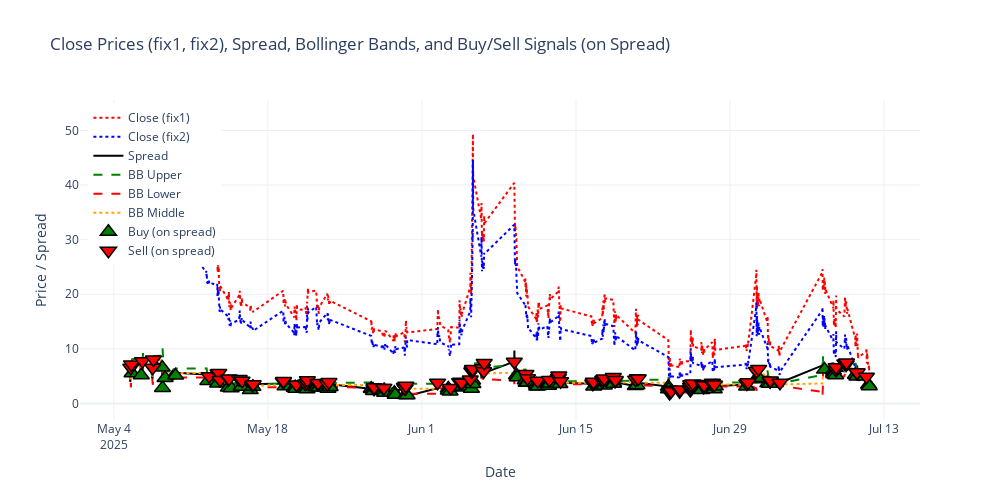

Notebook source saved alongside this figure:
### Code cell
# --- Install dependencies if needed ---
# !pip install ib_insync nest_asyncio pandas_datareader plotly filterpy arch

# Simplify all the features for KNN, and set it to trade based on specifc HMM -- maybe even just apply to stock or single option, make the data pull fast and minimize run time. Use Gamma, theta, IV garch, MACD, Bollinger, RSI, maybe an SMA filter, lorentzian knn
import nest_asyncio
nest_asyncio.apply()

import asyncio
from ib_insync import *
import pandas as pd
import numpy as np
from filterpy.kalman import KalmanFilter
from scipy.stats import norm
from scipy.optimize import brentq
import pandas_datareader.data as web
import datetime
import plotly.graph_objects as go

# --- PARAMETERS ---
numbars = 3600
durationStr = '7 D'
barSizeSetting = '5 mins'
symbol1 = 'TSLA'
lastTradeDateOrContractMonth1 = '20250718'
strike1 = 310
right1 = 'P'
symbol2 = 'TSLA'
lastTradeDateOrContractMonth2 = '20250718'
strike2 = 300
right2 = 'P'

# --- FETCH FUNCTION ---
async def fetch_option(symbol, lastTradeDateOrContractMonth, strike, right, num_bars):
    ib = IB()
    await ib.connectAsync('127.0.0.1', 7496, clientId=np.random.randint(1000, 10000))
    option_contract = Option(
        symbol=symbol,
        lastTradeDateOrContractMonth=lastTradeDateOrContractMonth,
        strike=strike,
        right=right,
        exchange='SMART',
        currency='USD'
    )
    await ib.qualifyContractsAsync(option_contract)
    stock_contract = Stock(symbol, 'SMART', 'USD')
    await ib.qualifyContractsAsync(stock_contract)
    all_bars = []
    end_time = ''
    while len(all_bars) < num_bars:
        bars = await ib.reqHistoricalDataAsync(
            contract=option_contract,
            endDateTime=end_time,
            durationStr=durationStr,
            barSizeSetting=barSizeSetting,
            whatToShow='TRADES',
            useRTH=True,
            formatDate=1
        )
        if not bars:
            print("No more bars available.")
            break
        all_bars = bars + all_bars
        end_time = (bars[0].date - pd.Timedelta(minutes=1)).strftime('%Y%m%d %H:%M:%S')
        await asyncio.sleep(10)
    all_bars = all_bars[-num_bars:]
    df = util.df(all_bars)
    df.set_index('date', inplace=True)
    stock_bars = await ib.reqHistoricalDataAsync(
        contract=stock_contract,
        endDateTime='',
        durationStr=durationStr,
        barSizeSetting=barSizeSetting,
        whatToShow='TRADES',
        useRTH=True,
        formatDate=1
    )
    stock_df = util.df(stock_bars)
    stock_df.set_index('date', inplace=True)
    df['stock price'] = stock_df['close'].reindex(df.index, method='ffill')
    df.rename(columns={
        'close': 'Close',
        'volume': 'Volume',
        'stock price': 'Stock Price'
    }, inplace=True)
    ib.disconnect()
    return df

# --- GET RISK-FREE RATE ---
start = datetime.datetime(2025, 6, 1)
end = datetime.datetime(2025, 6, 9)
rate = web.DataReader('DGS1MO', 'fred', start, end)
rfr = rate.iloc[-1, 0]  # Last available value as a scalar

# --- MAIN LOGIC ---
async def main():
    datafix = await fetch_option(symbol1, lastTradeDateOrContractMonth1, strike1, right1, numbars)
    datafix2 = await fetch_option(symbol2, lastTradeDateOrContractMonth2, strike2, right2, numbars)
    datafix.index = datafix.index.tz_localize(None)
    datafix2.index = datafix2.index.tz_localize(None)
    datafix["spread"] = datafix["Close"] - datafix2["Close"]

    # --- Process datafix (with spread/Kalman) ---
    def process_option_df_with_spread(df, strike, right, lastTradeDateOrContractMonth, rfr):
        # Kalman Filter on spread
        kf = KalmanFilter(dim_x=2, dim_z=1)
        kf.x = np.array([df['spread'].iloc[0], 0.])
        kf.F = np.array([[1., .1], [0., 1.]])
        kf.H = np.array([[1., 0.]])
        kf.P *= 1000.
        kf.R = 1.
        kf.Q = np.eye(2)*0.05
        filtered_state_means = []
        for price in df['spread']:
            kf.predict()
            kf.update(price)
            filtered_state_means.append(kf.x[0])
        df['Kalman'] = filtered_state_means
        df["Kalman_Roc"] = df['Kalman'].pct_change() * 100
        # MACD
        def calculate_macd(df, close_col='Close', fast=12, slow=26, signal=9):
            ema_fast = df[close_col].ewm(span=fast, adjust=False).mean()
            ema_slow = df[close_col].ewm(span=slow, adjust=False).mean()
            macd = ema_fast - ema_slow
            signal_line = macd.ewm(span=signal, adjust=False).mean()
            macd_hist = macd - signal_line
            df['MACD'] = macd
            df['Signal'] = signal_line
            df['MACD_Hist'] = macd_hist
            return df
        df = calculate_macd(df)
        # Expiry and days to expiry
        expiry = pd.Timestamp(lastTradeDateOrContractMonth)
        df.index = df.index.tz_localize(None)
        df['days_to_expiry'] = (expiry - df.index).days.astype(float) + 1
        # Black-Scholes inputs
        df['strike'] = strike
        df['rfr'] = rfr / 100
        df['type'] = right.lower()
        # Black-Scholes IV calculation
        def black_scholes_price(S, K, T, r, sigma, option_type):
            d1 = (np.log(S / K) + (r + 0.5 * sigma ** 2) * T) / (sigma * np.sqrt(T))
            d2 = d1 - sigma * np.sqrt(T)
            if option_type == 'c':
                return S * norm.cdf(d1) - K * np.exp(-r * T) * norm.cdf(d2)
            else:
                return K * np.exp(-r * T) * norm.cdf(-d2) - S * norm.cdf(-d1)
        def implied_volatility_row(row):
            price = row['Close']
            S = row['Stock Price']
            K = row['strike']
            T = row['days_to_expiry'] / 365.0
            r = row['rfr']
            option_type = row['type']
            def objective(sigma):
                return black_scholes_price(S, K, T, r, sigma, option_type) - price
            try:
                return brentq(objective, 1e-6, 5.0)
            except Exception:
                return np.nan
        df['IV'] = df.apply(implied_volatility_row, axis=1)
        df["IVROC"] = df["IV"].pct_change() * 100
        return df

    # --- Process datafix2 (no spread/Kalman) ---
    def process_option_df_basic(df, strike, right, lastTradeDateOrContractMonth, rfr):
        def calculate_macd(df, close_col='Close', fast=12, slow=26, signal=9):
            ema_fast = df[close_col].ewm(span=fast, adjust=False).mean()
            ema_slow = df[close_col].ewm(span=slow, adjust=False).mean()
            macd = ema_fast - ema_slow
            signal_line = macd.ewm(span=signal, adjust=False).mean()
            macd_hist = macd - signal_line
            df['MACD'] = macd
            df['Signal'] = signal_line
            df['MACD_Hist'] = macd_hist
            return df
        df = calculate_macd(df)
        expiry = pd.Timestamp(lastTradeDateOrContractMonth)
        df.index = df.index.tz_localize(None)
        df['days_to_expiry'] = (expiry - df.index).days.astype(float) + 1
        df['strike'] = strike
        df['rfr'] = rfr / 100
        df['type'] = right.lower()
        def black_scholes_price(S, K, T, r, sigma, option_type):
            d1 = (np.log(S / K) + (r + 0.5 * sigma ** 2) * T) / (sigma * np.sqrt(T))
            d2 = d1 - sigma * np.sqrt(T)
            if option_type == 'c':
                return S * norm.cdf(d1) - K * np.exp(-r * T) * norm.cdf(d2)
            else:
                return K * np.exp(-r * T) * norm.cdf(-d2) - S * norm.cdf(-d1)
        def implied_volatility_row(row):
            price = row['Close']
            S = row['Stock Price']
            K = row['strike']
            T = row['days_to_expiry'] / 365.0
            r = row['rfr']
            option_type = row['type']
            def objective(sigma):
                return black_scholes_price(S, K, T, r, sigma, option_type) - price
            try:
                return brentq(objective, 1e-6, 5.0)
            except Exception:
                return np.nan
        df['IV'] = df.apply(implied_volatility_row, axis=1)
        df["IVROC"] = df["IV"].pct_change() * 100
        return df

    datafix = process_option_df_with_spread(datafix, strike1, right1, lastTradeDateOrContractMonth1, rfr)
    datafix2 = process_option_df_basic(datafix2, strike2, right2, lastTradeDateOrContractMonth2, rfr)

    # --- Calculate Bollinger Bands on Spread ---
    window = 20
    num_std = 2
    datafix['bb_middle'] = datafix['spread'].rolling(window=window).mean()
    datafix['bb_std'] = datafix['spread'].rolling(window=window).std()
    datafix['bb_upper'] = datafix['bb_middle'] + num_std * datafix['bb_std']
    datafix['bb_lower'] = datafix['bb_middle'] - num_std * datafix['bb_std']

    # --- Generate Buy/Sell/Hold Signals based on Bollinger Bands ---
    datafix['prev_spread'] = datafix['spread'].shift(1)
    datafix['prev_bb_lower'] = datafix['bb_lower'].shift(1)
    datafix['prev_bb_upper'] = datafix['bb_upper'].shift(1)
    buy_mask = (datafix['prev_spread'] > datafix['prev_bb_lower']) & (datafix['spread'] < datafix['bb_lower'])
    sell_mask = (datafix['prev_spread'] < datafix['prev_bb_upper']) & (datafix['spread'] > datafix['bb_upper'])
    datafix['bb_signal'] = 'hold'
    datafix.loc[buy_mask, 'bb_signal'] = 'buy'
    datafix.loc[sell_mask, 'bb_signal'] = 'sell'

    # --- Plotting ---
    fig = go.Figure()
    # Close price from datafix (main)
    fig.add_trace(go.Scatter(
        x=datafix.index, y=datafix["Close"],
        mode='lines', name='Close (fix1)', line=dict(color='red', dash='dot', width=2)
    ))
    # Close price from datafix2
    fig.add_trace(go.Scatter(
        x=datafix2.index, y=datafix2["Close"],
        mode='lines', name='Close (fix2)', line=dict(color='blue', width=2, dash='dot')
    ))
    # Spread (from datafix)
    fig.add_trace(go.Scatter(
        x=datafix.index, y=datafix["spread"],
        mode='lines', name='Spread', line=dict(color='black', width=2)
    ))
    # Bollinger Bands
    fig.add_trace(go.Scatter(
        x=datafix.index, y=datafix['bb_upper'],
        mode='lines', name='BB Upper', line=dict(color='green', dash='dash')
    ))
    fig.add_trace(go.Scatter(
        x=datafix.index, y=datafix['bb_lower'],
        mode='lines', name='BB Lower', line=dict(color='red', dash='dash')
    ))
    fig.add_trace(go.Scatter(
        x=datafix.index, y=datafix['bb_middle'],
        mode='lines', name='BB Middle', line=dict(color='orange', dash='dot')
    ))
    # Buy signals (green upward triangle) ON SPREAD
    buy_signals = datafix[datafix["bb_signal"] == "buy"]
    fig.add_trace(go.Scatter(
        x=buy_signals.index, y=buy_signals["spread"],
        mode='markers', name='Buy (on spread)',
        marker=dict(symbol='triangle-up', color='green', size=14, line=dict(color='black', width=1.5))
    ))
    # Sell signals (red downward triangle) ON SPREAD
    sell_signals = datafix[datafix["bb_signal"] == "sell"]
    fig.add_trace(go.Scatter(
        x=sell_signals.index, y=sell_signals["spread"],
        mode='markers', name='Sell (on spread)',
        marker=dict(symbol='triangle-down', color='red', size=14, line=dict(color='black', width=1.5))
    ))
    # Layout settings
    fig.update_layout(
        title="Close Prices (fix1, fix2), Spread, Bollinger Bands, and Buy/Sell Signals (on Spread)",
        xaxis_title="Date",
        yaxis_title="Price / Spread",
        legend=dict(x=0.01, y=0.99),
        hovermode='x unified',
        template='plotly_white',
        width=1000,
        height=500
    )
    fig.show()
    return datafix, datafix2

# --- Run everything (Jupyter-friendly) ---
datafix, datafix2 = await main()

### Figure 1 — Plotly figure (JSON) as saved in the notebook; plotly's stock layout.template omitted (floating-point values rounded to 4 significant figures; data arrays with more than 128 entries replaced by an {"elided": "..."} marker saying what was removed)
{"data": [{"line": {"color": "red", "dash": "dot", "width": 2}, "mode": "lines", "name": "Close (fix1)", "type": "scatter", "x": {"elided": "3600 str values"}, "y": {"elided": "3600 float values"}}, {"line": {"color": "blue", "dash": "dot", "width": 2}, "mode": "lines", "name": "Close (fix2)", "type": "scatter", "x": {"elided": "3600 str values"}, "y": {"elided": "3600 float values"}}, {"line": {"color": "black", "width": 2}, "mode": "lines", "name": "Spread", "type": "scatter", "x": {"elided": "3600 str values"}, "y": {"elided": "3600 float values"}}, {"line": {"color": "green", "dash": "dash"}, "mode": "lines", "name": "BB Upper", "type": "scatter", "x": {"elided": "3600 str values"}, "y": {"elided": "3600 float values"}}, {"line": {"color": "red", "dash": "dash"}, "mode": "lines", "name": "BB Lower", "type": "scatter", "x": {"elided": "3600 str values"}, "y": {"elided": "3600 float values"}}, {"line": {"color": "orange", "dash": "dot"}, "mode": "lines", "name": "BB Middle", "type": "scatter", "x": {"elided": "3600 str values"}, "y": {"elided": "3600 float values"}}, {"marker": {"color": "green", "line": {"color": "black", "width": 1.5}, "size": 14, "symbol": "triangle-up"}, "mode": "markers", "name": "Buy (on spread)", "type": "scatter", "x": ["2025-05-05T15:50:00", "2025-05-06T11:55:00", "2025-05-08T09:30:00", "2025-05-08T10:15:00", "2025-05-08T15:50:00", "2025-05-09T14:35:00", "2025-05-12T13:00:00", "2025-05-13T10:20:00", "2025-05-14T09:35:00", "2025-05-14T15:55:00", "2025-05-15T14:00:00", "2025-05-15T14:15:00", "2025-05-16T09:40:00", "2025-05-16T15:20:00", "2025-05-19T13:30:00", "2025-05-20T09:30:00", "2025-05-20T11:45:00", "2025-05-20T12:55:00", "2025-05-21T11:35:00", "2025-05-21T13:15:00", "2025-05-22T09:30:00", "2025-05-22T15:15:00", "2025-05-22T15:30:00", "2025-05-23T11:05:00", "2025-05-23T13:40:00", "2025-05-23T15:50:00", "2025-05-27T09:30:00", "2025-05-27T13:15:00", "2025-05-27T14:45:00", "2025-05-28T13:35:00", "2025-05-28T14:50:00", "2025-05-29T11:55:00", "2025-05-29T13:50:00", "2025-05-30T12:30:00", "2025-05-30T15:50:00", "2025-06-03T09:35:00", "2025-06-03T09:45:00", "2025-06-03T13:30:00", "2025-06-04T12:10:00", "2025-06-04T15:55:00", "2025-06-05T11:45:00", "2025-06-05T12:00:00", "2025-06-05T14:35:00", "2025-06-05T15:10:00", "2025-06-09T14:25:00", "2025-06-09T15:50:00", "2025-06-10T09:30:00", "2025-06-10T11:20:00", "2025-06-10T14:00:00", "2025-06-11T09:30:00", "2025-06-11T10:30:00", "2025-06-11T13:40:00", "2025-06-12T10:45:00", "2025-06-12T12:00:00", "2025-06-12T12:15:00", "2025-06-12T14:40:00", "2025-06-13T12:55:00", "2025-06-16T14:45:00", "2025-06-17T13:45:00", "2025-06-18T09:40:00", "2025-06-18T10:00:00", "2025-06-20T09:30:00", "2025-06-20T12:55:00", "2025-06-23T09:30:00", "2025-06-23T09:45:00", "2025-06-26T10:25:00", "2025-06-27T13:40:00", "2025-06-27T15:50:00", "2025-06-30T12:15:00", "2025-07-01T12:55:00", "2025-07-01T14:55:00", "2025-07-02T10:35:00", "2025-07-02T14:30:00", "2025-07-07T14:10:00", "2025-07-08T09:30:00", "2025-07-08T09:55:00", "2025-07-08T10:35:00", "2025-07-08T14:30:00", "2025-07-10T09:30:00", "2025-07-10T12:45:00", "2025-07-11T14:20:00", "2025-07-11T15:45:00"], "y": [5.52, 5.15, 6.57, 2.85, 4.65, 5.1, 4.13, 3.65, 2.9, 2.8, 3.17, 3.04, 2.44, 3.05, 3.17, 2.86, 2.95, 2.7, 2.8, 2.59, 2.95, 3.03, 2.93, 2.7, 3.2, 3.0, 2.68, 2.55, 2.26, 2.47, 1.95, 1.95, 1.6, 1.55, 1.5, 2.75, 2.38, 2.18, 2.94, 3.1, 3.66, 2.71, 4.2, 3.55, 5.17, 4.79, 4.25, 3.8, 3.85, 3.47, 3.1, 3.16, 3.6, 3.39, 3.25, 3.65, 3.55, 3.1, 3.29, 3.85, 3.6, 3.19, 3.35, 3.08, 2.6, 2.48, 2.6, 3.15, 3.1, 4.45, 4.65, 3.72, 3.6, 6.2, 6.03, 5.6, 5.35, 5.15, 5.25, 4.94, 3.43, 3.14]}, {"marker": {"color": "red", "line": {"color": "black", "width": 1.5}, "size": 14, "symbol": "triangle-down"}, "mode": "markers", "name": "Sell (on spread)", "type": "scatter", "x": ["2025-05-05T12:55:00", "2025-05-05T14:30:00", "2025-05-06T14:30:00", "2025-05-07T12:35:00", "2025-05-07T14:30:00", "2025-05-12T15:50:00", "2025-05-13T11:10:00", "2025-05-13T12:55:00", "2025-05-13T15:55:00", "2025-05-14T10:00:00", "2025-05-14T11:20:00", "2025-05-15T09:30:00", "2025-05-15T15:40:00", "2025-05-16T14:40:00", "2025-05-16T15:55:00", "2025-05-19T09:45:00", "2025-05-19T10:00:00", "2025-05-20T14:25:00", "2025-05-21T09:40:00", "2025-05-21T13:30:00", "2025-05-21T14:05:00", "2025-05-22T13:15:00", "2025-05-22T13:25:00", "2025-05-23T09:30:00", "2025-05-23T13:10:00", "2025-05-27T15:30:00", "2025-05-27T15:40:00", "2025-05-28T11:20:00", "2025-05-28T13:10:00", "2025-05-30T09:40:00", "2025-05-30T11:25:00", "2025-05-30T13:00:00", "2025-06-02T10:00:00", "2025-06-03T14:15:00", "2025-06-04T10:05:00", "2025-06-04T12:15:00", "2025-06-04T14:40:00", "2025-06-05T09:30:00", "2025-06-05T12:50:00", "2025-06-05T14:05:00", "2025-06-05T14:15:00", "2025-06-05T14:30:00", "2025-06-06T11:25:00", "2025-06-06T12:05:00", "2025-06-06T14:35:00", "2025-06-06T15:50:00", "2025-06-09T09:30:00", "2025-06-10T10:50:00", "2025-06-10T14:20:00", "2025-06-11T12:25:00", "2025-06-12T14:10:00", "2025-06-13T09:35:00", "2025-06-13T10:30:00", "2025-06-13T14:35:00", "2025-06-16T12:50:00", "2025-06-16T13:35:00", "2025-06-16T14:10:00", "2025-06-17T09:40:00", "2025-06-17T10:35:00", "2025-06-17T11:05:00", "2025-06-17T13:30:00", "2025-06-18T09:30:00", "2025-06-18T13:10:00", "2025-06-18T13:50:00", "2025-06-20T10:15:00", "2025-06-20T14:05:00", "2025-06-20T15:50:00", "2025-06-23T12:10:00", "2025-06-23T12:30:00", "2025-06-23T13:00:00", "2025-06-23T15:35:00", "2025-06-24T10:05:00", "2025-06-24T11:10:00", "2025-06-25T09:30:00", "2025-06-25T09:45:00", "2025-06-25T10:00:00", "2025-06-25T10:15:00", "2025-06-25T14:50:00", "2025-06-26T11:30:00", "2025-06-26T14:45:00", "2025-06-26T15:10:00", "2025-06-26T15:20:00", "2025-06-27T09:30:00", "2025-06-27T09:40:00", "2025-06-27T13:50:00", "2025-06-30T12:45:00", "2025-06-30T15:25:00", "2025-07-01T09:30:00", "2025-07-01T14:30:00", "2025-07-02T15:30:00", "2025-07-02T15:40:00", "2025-07-02T15:50:00", "2025-07-03T12:55:00", "2025-07-08T15:10:00", "2025-07-08T15:30:00", "2025-07-09T10:30:00", "2025-07-09T13:35:00", "2025-07-09T14:05:00", "2025-07-10T12:55:00", "2025-07-10T13:05:00", "2025-07-11T09:35:00"], "y": [6.55, 7.15, 7.75, 6.55, 8.05, 5, 5.5, 5.56, 4.29, 4.47, 4.55, 4.48, 4.15, 3.33, 3.5, 3.97, 4.1, 3.46, 3.6, 3.75, 4.25, 3.55, 3.75, 3.56, 3.91, 2.7, 2.95, 2.85, 2.85, 3, 2.75, 3.25, 3.8, 2.85, 3.9, 3.96, 3.8, 4.4, 5.83, 6.14, 6.12, 6.3, 6.37, 6.45, 5.9, 7.4, 7.65, 5.38, 4.6, 4.14, 4.29, 4.67, 5.1, 4.05, 3.6, 3.75, 3.95, 4, 4.3, 4.35, 4.58, 4.85, 4.1, 4.3, 4.35, 4.6, 4.58, 1.93, 2.13, 2.51, 2.22, 2.25, 2.55, 2.45, 2.69, 3.06, 3.52, 3.67, 3.54, 3.05, 3.1, 3.33, 3.4, 3.81, 3.45, 3.65, 3.86, 5.95, 6.3, 4.05, 4.1, 4.2, 3.79, 6.14, 6.62, 7.3, 7.15, 7.5, 5.63, 5.69, 4.9]}], "layout": {"height": 500, "hovermode": "x unified", "legend": {"x": 0.01, "y": 0.99}, "title": {"text": "Close Prices (fix1, fix2), Spread, Bollinger Bands, and Buy/Sell Signals (on Spread)"}, "width": 1000, "xaxis": {"title": {"text": "Date"}}, "yaxis": {"title": {"text": "Price / Spread"}}}}
